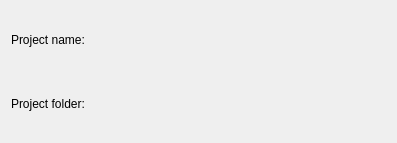
<?xml version="1.0" encoding="UTF-8"?>
<ui version="4.0">
 <class>Form</class>
 <widget class="QWidget" name="Form">
  <property name="geometry">
   <rect>
    <x>0</x>
    <y>0</y>
    <width>397</width>
    <height>143</height>
   </rect>
  </property>
  <property name="windowTitle">
   <string>Form</string>
  </property>
  <layout class="QHBoxLayout" name="horizontalLayout">
   <item>
    <layout class="QVBoxLayout" name="verticalLayout_2">
     <property name="sizeConstraint">
      <enum>QLayout::SetDefaultConstraint</enum>
     </property>
     <item>
      <widget class="QLabel" name="label">
       <property name="sizePolicy">
        <sizepolicy hsizetype="Maximum" vsizetype="Preferred">
         <horstretch>0</horstretch>
         <verstretch>0</verstretch>
        </sizepolicy>
       </property>
       <property name="text">
        <string>Project name:</string>
       </property>
      </widget>
     </item>
     <item>
      <widget class="QLabel" name="label_2">
       <property name="sizePolicy">
        <sizepolicy hsizetype="Maximum" vsizetype="Preferred">
         <horstretch>0</horstretch>
         <verstretch>0</verstretch>
        </sizepolicy>
       </property>
       <property name="text">
        <string>Project folder:</string>
       </property>
      </widget>
     </item>
    </layout>
   </item>
   <item>
    <layout class="QVBoxLayout" name="verticalLayout">
     <item>
      <widget class="QLabel" name="nameLabel">
       <property name="text">
        <string/>
       </property>
      </widget>
     </item>
     <item>
      <widget class="QLabel" name="dirLabel">
       <property name="text">
        <string/>
       </property>
      </widget>
     </item>
    </layout>
   </item>
  </layout>
 </widget>
 <resources/>
 <connections/>
</ui>
